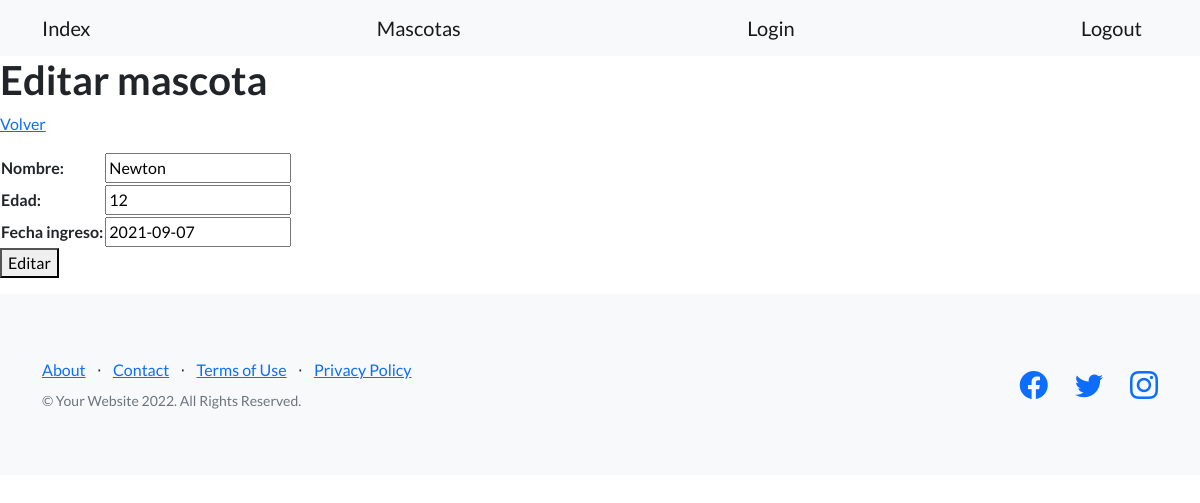
Screenshot of /editar-mascota/2/ (signed in) with the database file from the repository.
### mascota/models.py (models this page shows, shortened)
class Mascota(models.Model):
    nombre = models.CharField(max_length=30)
    edad = models.IntegerField()
    fecha_ingreso = models.DateField(null=True)

### mascota/views.py (the view)
# urls.py: path('editar-mascota/<int:pk>/', EditarMascota.as_view(), name='editar_mascota'),
class EditarMascota(LoginRequiredMixin, UpdateView):
    model = Mascota
    template_name = 'mascota/editar_mascota.html'
    success_url = '/mascotas'
    fields = ['nombre', 'edad', 'fecha_ingreso']

### mascota/templates/mascota/editar_mascota.html (shortened to what this page needs)
{% extends 'base.html' %}
{% block texto_header %}
<h1>Editar mascota</h1>
{% endblock texto_header %}
{% block contenido %}
<p>
    <a href={% url 'listar_mascotas' %}>Volver</a>
</p>
<p>
    <form action={% url 'editar_mascota' mascota.id %} method="post">
        <table>
            {{ form.as_table }}
        </table>
        <button type="submit">Editar</button>
    </form>
</p>
{% endblock contenido %}

### rows the page displays
Mascota: nombre "Newton", edad "12", fecha_ingreso "2021-09-07"
